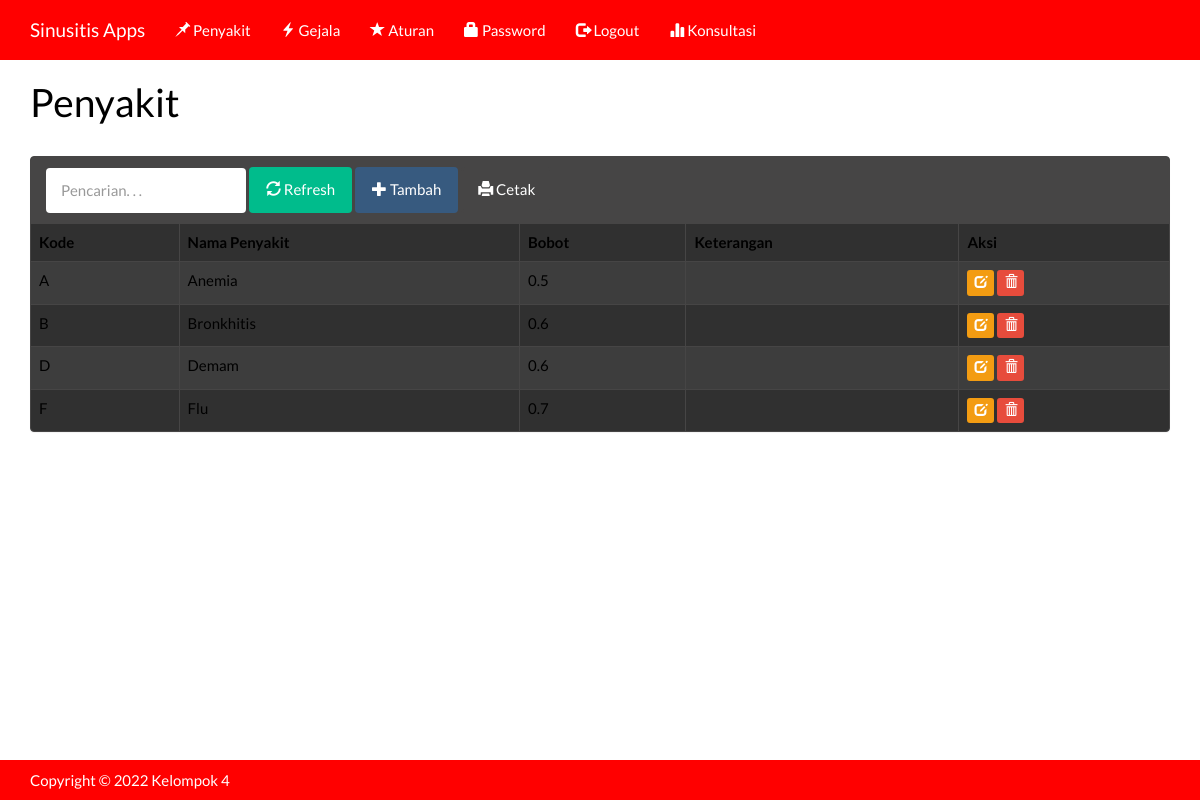
The app's page /index.php?m=penyakit (signed in) with its own data.
### tables this page shows
CREATE TABLE `bayes_penyakit` (
  `kode_penyakit` varchar(16) NOT NULL,
  `nama_penyakit` varchar(255) NOT NULL,
  `bobot` double NOT NULL,
  `keterangan` text NOT NULL
);

### config.php (called while the page is built)
<?php
$config["server"]='localhost';
$config["username"]='root';
$config["password"]='';
$config["database_name"]='dbmil';

### includes/ez_sql_core.php (called while the page is built, shortened)
<?php
	class ezSQLcore
	{
		var $timers           = array();
		function get_host_port( $host, $default = false )
		{
			$port = $default;
			return array( $host, $port );
		}
		function flush()
		{
			$this->last_result = array();
		}
		function get_results($query=null, $output = OBJECT)
		{
			if ( $query )
			{
				$this->query($query);
			}
			if ( $output == OBJECT )
			{
				return $this->last_result;
			}
		}
		function timer_get_cur()
		{
			list($usec, $sec) = explode(" ",microtime());
			return ((float)$usec + (float)$sec);
		}
		function timer_start($timer_name)
		{
			$this->timers[$timer_name] = $this->timer_get_cur();
		}
		function timer_elapsed($timer_name)
		{
			return round($this->timer_get_cur() - $this->timers[$timer_name],2);
		}
	}

### functions.php (called while the page is built, shortened)
<?php
include'config.php';
include'includes/ez_sql_core.php';
include'includes/ez_sql_mysqli.php';
$db = new ezSQL_mysqli($config["username"], $config["password"], $config["database_name"], $config["server"]);
function esc_field($str){
    if (!get_magic_quotes_gpc())
        return addslashes($str);
    else
        return $str;
}

### includes/ez_sql_mysqli.php (called while the page is built, shortened)
<?php
	$ezsql_mysqli_str = array
	(
		1 => 'Require $dbuser and $dbpassword to connect to a database server',
		2 => 'Error establishing mySQLi database connection. Correct user/password? Correct hostname? Database server running?',
		3 => 'Require $dbname to select a database',
		4 => 'mySQLi database connection is not active',
		5 => 'Unexpected error while trying to select database'
	);
	class ezSQL_mysqli extends ezSQLcore
	{
		function ezSQL_mysqli($dbuser='', $dbpassword='', $dbname='', $dbhost='localhost', $encoding='')
		{
			$this->dbuser = $dbuser;
			$this->dbpassword = $dbpassword;
			$this->dbname = $dbname;
			$this->encoding = $encoding;
		}
		function connect($dbuser='', $dbpassword='', $dbhost='localhost', $dbport=false)
		{
			global $ezsql_mysqli_str; $return_val = false;
			if ( ! $dbuser )
			{
				$this->register_error($ezsql_mysqli_str[1].' in '.__FILE__.' on line '.__LINE__);
				$this->show_errors ? trigger_error($ezsql_mysqli_str[1],E_USER_WARNING) : null;
			}
			else
			{
				$this->dbh = new mysqli($dbhost,$dbuser,$dbpassword, '', $dbport);
				if( $this->dbh->connect_errno )
				{
					$this->register_error($ezsql_mysqli_str[2].' in '.__FILE__.' on line '.__LINE__);
					$this->show_errors ? trigger_error($ezsql_mysqli_str[2],E_USER_WARNING) : null;
				}
				else
				{
					$return_val = true;
				}
			}
			return $return_val;
		}
		function select($dbname='', $encoding='')
		{
			global $ezsql_mysqli_str; $return_val = false;
			if ( ! $dbname )
			{
				$this->register_error($ezsql_mysqli_str[3].' in '.__FILE__.' on line '.__LINE__);
				$this->show_errors ? trigger_error($ezsql_mysqli_str[3],E_USER_WARNING) : null;
			}
			else if ( ! $this->dbh )
			{
				$this->register_error($ezsql_mysqli_str[4].' in '.__FILE__.' on line '.__LINE__);
				$this->show_errors ? trigger_error($ezsql_mysqli_str[4],E_USER_WARNING) : null;
			}
			else if ( !@$this->dbh->select_db($dbname) )
			{
				if ( !$str = @$this->dbh->error)
					  $str = $ezsql_mysqli_str[5];
				$this->register_error($str.' in '.__FILE__.' on line '.__LINE__);
				$this->show_errors ? trigger_error($str,E_USER_WARNING) : null;
			}
			else
			{
				$return_val = true;
			}
			return $return_val;
		}
		function query($query)
		{
			$return_val = 0;
			$query = trim($query);
			$this->result = @$this->dbh->query($query);
			if ( preg_match("/^(insert|delete|update|replace|truncate|drop|create|alter|begin|commit|rollback|set|lock|unlock|call)/i",$query) )
			{
				$is_insert = true;
				$this->rows_affected = @$this->dbh->affected_rows;
				if ( preg_match("/^(insert|replace)\s+/i",$query) )
				{
					$this->insert_id = @$this->dbh->insert_id;
				}
				$return_val = $this->rows_affected;
			}
			else
			{
				$is_insert = false;
				$i=0;
				$num_rows=0;
				while ( $row = @$this->result->fetch_object() )
				{
					$num_rows++;
				}
				$this->num_rows = $num_rows;
				$return_val = $this->num_rows;
			}
			return $return_val;
		}
	}

### penyakit.php (the view, shortened to what this page needs)
<div class="page-header">
    <h1>Penyakit</h1>
</div>
<div class="panel panel-default">
    <div class="panel-heading">
        <form class="form-inline">
            <div class="form-group">
                <input class="form-control" type="text" placeholder="Pencarian. . ." name="q" value="<?=$_GET['q']?>" />
            </div>
            <div class="form-group">
                <button class="btn btn-success"><span class="glyphicon glyphicon-refresh"></span> Refresh</a>
            </div>
            <div class="form-group">
                <a class="btn btn-primary" href="?m=penyakit_tambah"><span class="glyphicon glyphicon-plus"></span> Tambah</a>
            </div>
            <div class="form-group">
                <a class="btn btn-default" href="cetak.php?m=penyakit&q=<?=$_GET[q]?>" target="_blank"><span class="glyphicon glyphicon-print"></span> Cetak</a>
            </div>
        </form>
    </div>
    <div class="table-responsive">
        <table class="table table-bordered table-hover table-striped">
        <thead>
            <tr class="nw">
                <th>Kode</th>
                <th>Nama Penyakit</th>
                <th>Bobot</th>
                <th>Keterangan</th>
                <th>Aksi</th>
            </tr>
        </thead>
        <?php
        $q = esc_field($_GET['q']);
        $rows = $db->get_results("SELECT * FROM bayes_penyakit
            WHERE kode_penyakit LIKE '%$q%' OR nama_penyakit LIKE '%$q%' OR keterangan LIKE '%$q%'
            ORDER BY kode_penyakit");
        foreach($rows as $row):?>
        <tr>
            <td><?=$row->kode_penyakit?></td>
            <td><?=$row->nama_penyakit?></td>
            <td><?=$row->bobot?></td>
            <td><?=$row->keterangan?></td>
            <td class="nw">
                <a class="btn btn-xs btn-warning" href="?m=penyakit_ubah&amp;ID=<?=$row->kode_penyakit?>"><span class="glyphicon glyphicon-edit"></span></a>
                <a class="btn btn-xs btn-danger" href="aksi.php?act=penyakit_hapus&amp;ID=<?=$row->kode_penyakit?>" onclick="return confirm('Hapus data?')"><span class="glyphicon glyphicon-trash"></span></a>
            </td>
        </tr>
        <?php endforeach;
        ?>
        </table>
    </div>
</div>

### assets/css/general.css (style rules this page uses)
html { position: relative; min-height: 100%; }
body { margin-bottom: 70px; }
.nw { white-space: nowrap; }
.page-header { margin-top: 0; padding-bottom: 0; }
.page-header h1 { margin-top: 0; }

### records on screen
bayes_penyakit: kode_penyakit "A", nama_penyakit "Anemia", bobot "0.5"
bayes_penyakit: kode_penyakit "B", nama_penyakit "Bronkhitis", bobot "0.6"
bayes_penyakit: kode_penyakit "D", nama_penyakit "Demam", bobot "0.6"
bayes_penyakit: kode_penyakit "F", nama_penyakit "Flu", bobot "0.7"
